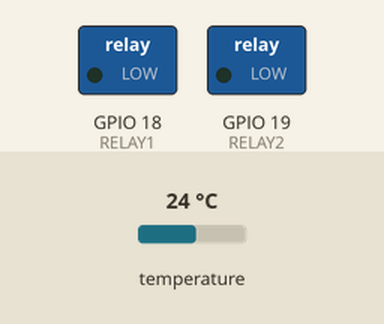
A sketch run on a simulated ESP32. Parts: switched loads named in the sketch (green lamp = pin HIGH). The inputs (shaded band) are chosen by the test bench; at power-on: temperature 24 °C. WiFi joins after 1.5 s; servers stay silent unless stated; what the sketch prints to the serial monitor is not drawn.

Above: at 3.0 s.
3.1 s: temperature set to 29.6 °C
8.0 s: temperature set to 30.8 °C
At 9.0 s:
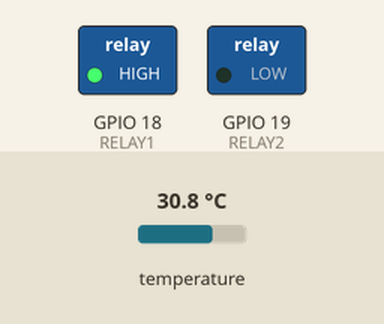
10.0 s: temperature set to 39.6 °C
11.7 s: temperature set to 40.8 °C
At 13.2 s:
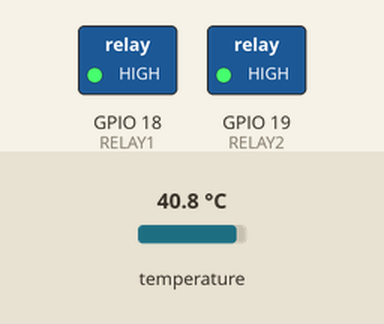
Timing chart, 0 to 14.7 s (numbered marks = the images above; inputs shaded):
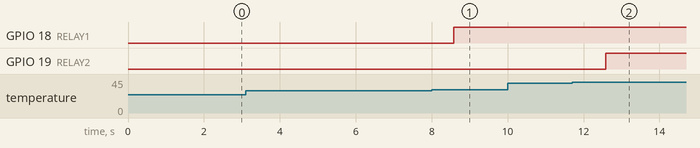

Measured:
- the behaviour switches between 29.9 and 30 °C on temperature (found by bisection; images 0 and 1)
- the behaviour switches between 39.9 and 40 °C on temperature (found by bisection; images 1 and 2)
- after the input at 3.1 s, every drawn part: stays the same
- after the input at 8.0 s, GPIO 18 (RELAY1): LOW → HIGH after 0.58 s
- after the input at 10.0 s, every drawn part: stays the same
- after the input at 11.7 s, GPIO 19 (RELAY2): LOW → HIGH after 0.88 s

The sketch:

cooling_controller.ino
```cpp
#define BLYNK_TEMPLATE_ID "TMPL2kNqU_oel"
#define BLYNK_TEMPLATE_NAME "ds18b20"
#define BLYNK_AUTH_TOKEN "YOUR_BLYNK_AUTH_TOKEN"

#include <WiFi.h>
#include <BlynkSimpleEsp32.h>
#include <OneWire.h>
#include <DallasTemperature.h>

// 📌 تعريفات الأجهزة والثوابت
#define ONE_WIRE_BUS 4
#define RELAY1 18 // مخرج الريلاي 1
#define RELAY2 19 // مخرج الريلاي 2

// 🌐 معلومات شبكة WiFi
char ssid[] = "YOUR_WIFI_SSID";
char pass[] = "YOUR_WIFI_PASSWORD";

// ⏱️ متغيرات Blynk و Timer
BlynkTimer timer;

// 🌡️ تعريف كائنات الحساسات في النطاق العام (Global Scope)
OneWire oneWire(ONE_WIRE_BUS);
DallasTemperature sensors(&oneWire);

// ⚙️ حدود التشغيل والتحكم (الثوابت)
const float FAN1_ON = 30.0;
const float FAN2_ON = 40.0;
const float FIRE_ALARM = 55.0; // الحد الذي يشغل الإنذار والإشعار

// 💡 حالات الريلاي وعلم الإنذار (للتتبع وضمان إشعار واحد)
bool fan1State = false;
bool fan2State = false;
bool fireAlarm = false; // علم حالة الإنذار

// ---------------------------------------------

// 📤 دالة إرسال درجة الحرارة إلى Blynk والتحكم في الريلاي
void sendTemperature() {
  // 1. القراءة من الحساس
  sensors.requestTemperatures();
  float tempC = sensors.getTempCByIndex(0);
  float tempF = sensors.toFahrenheit(tempC);

  // 2. إرسال القيم إلى Blynk (V0: Celsius, V1: Fahrenheit)
  Blynk.virtualWrite(V0, tempC);
  Blynk.virtualWrite(V1, tempF);
  Serial.print("Blynk Temp C: ");
  Serial.println(tempC);

  // 3. منطق التحكم بالريلاي والإشعارات

  // 🔥 حالة الحريق (الإنذار)
  if (tempC >= FIRE_ALARM) {
    if (!fireAlarm) {
      // 🚨 إرسال الحدث إلى Blynk (يجب إعداده مسبقاً في Blynk Console)
      Blynk.logEvent("fire_alert", String("⚠️ الحرارة تجاوزت الحد! القراءة: ") + tempC + " °C");

      Serial.println("🚨🔥 إنذار حريق! تم إرسال إشعار Blynk 🔥🚨");
      fireAlarm = true; // نضبط العلم لضمان الإرسال مرة واحدة
    }

    // إطفاء (أو تشغيل) جميع المراوح في حالة الإنذار (حسب منطقك السابق)
    digitalWrite(RELAY1, LOW);
    digitalWrite(RELAY2, LOW);
    fan1State = false;
    fan2State = false;
  }

  // 🔹 الحالة العادية (أقل من الإنذار)
  else {
    // 💡 إعادة تعيين حالة الإنذار (لتمكين إرسال تنبيه جديد لاحقاً)
    if (fireAlarm) {
        fireAlarm = false;
        Serial.println("✅ تم إعادة تعيين نظام الإنذار.");
    }

    // التحكم في المروحة 1
    if (tempC >= FAN1_ON && !fan1State) {
      digitalWrite(RELAY1, HIGH); // تشغيل
      fan1State = true;
      Serial.println("✅ تشغيل المروحة 1");
    } else if (tempC < FAN1_ON && fan1State) {
      digitalWrite(RELAY1, LOW); // إيقاف
      fan1State = false;
      Serial.println("🟡 إيقاف المروحة 1");
    }

    // التحكم في المروحة 2
    if (tempC >= FAN2_ON && !fan2State) {
      digitalWrite(RELAY2, HIGH); // تشغيل
      fan2State = true;
      Serial.println("✅ تشغيل المروحة 2");
    } else if (tempC < FAN2_ON && fan2State) {
      digitalWrite(RELAY2, LOW); // إيقاف
      fan2State = false;
      Serial.println("🟡 إيقاف المروحة 2");
    }
  }
}

// ---------------------------------------------

void setup() {
  // 🔴 الإعداد التسلسلي
  Serial.begin(115200);

  // 🌡️ إعداد الحساسات
  sensors.begin();

  // ⚡ إعداد الريلاي كمخارج
  pinMode(RELAY1, OUTPUT);
  pinMode(RELAY2, OUTPUT);
  // الحالة الأولية للريلاي (إيقاف تشغيل)
  digitalWrite(RELAY1, LOW);
  digitalWrite(RELAY2, LOW);

  // 🌐 إعداد Blynk والاتصال بالـ WiFi
  Blynk.begin(BLYNK_AUTH_TOKEN, ssid, pass);

  // ⏰ جدولة دالة إرسال الحرارة والتحكم كل 2000 ميللي ثانية (2 ثانية)
  timer.setInterval(2000L, sendTemperature);

  Serial.println("🔥 نظام Blynk ومراقبة الحرارة جاهز 🔥");
}

// ---------------------------------------------

void loop() {
  // 🏃 تشغيل خدمات Blynk
  Blynk.run();
  // ⏰ تشغيل الـ Timer لجدولة الدالة
  timer.run();
}
```
